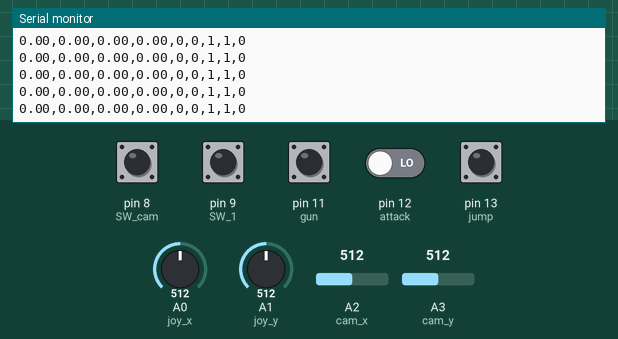
Simulated run of this sketch. Board: Arduino Uno, built with avr-gcc and run on an emulated ATmega328P. Shown: the last lines printed to the serial monitor. The test bench sets the inputs (shaded band); at power-on: pin 8 (SW_cam), pin 9 (SW_1), pin 11 (gun), pin 13 (jump) HIGH, pin 12 (attack) LOW, A0 (joy_x) = 512, A1 (joy_y) = 512, A3 (cam_y) = 512, A2 (cam_x) = 512.

Above: at 1.2 s.
1.3 s: A0 (joy_x) set to 501
At 2.4 s:
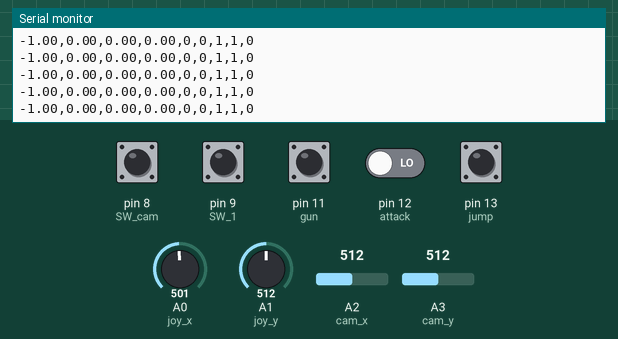
4.3 s: A1 (joy_y) set to 493
At 4.9 s:
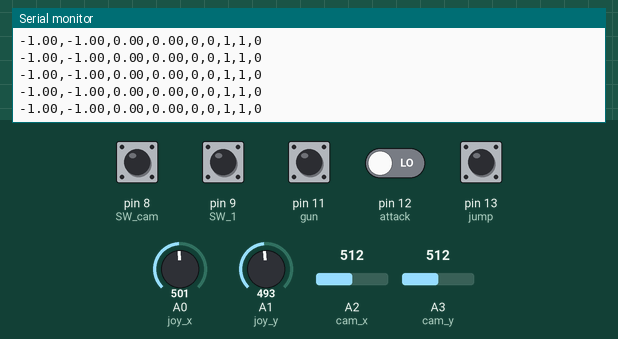
7.3 s: A3 (cam_y) set to 502
At 7.9 s:
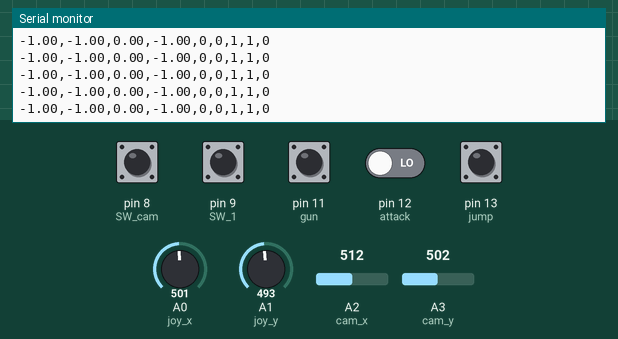

The sketch:

HackCU.ino
```cpp
//Input pins for switch
#define SW_1 9
#define SW_cam 8

#define jump 13
#define attack 12
#define gun 11

//Input pins for joystic
#define joy_x A0
#define joy_y A1

//Input pins for camera
#define cam_x A2
#define cam_y A3

void setup(){
  Serial.begin(9600);

  pinMode(SW_1, INPUT_PULLUP);
  pinMode(SW_cam, INPUT_PULLUP);

  pinMode(jump, INPUT_PULLUP);
  pinMode(gun, INPUT_PULLUP);
  pinMode(attack, INPUT);

  pinMode(joy_x, INPUT);
  pinMode(joy_y, INPUT);

  pinMode(cam_x, INPUT);
  pinMode(cam_y, INPUT);
}

void loop(){
  //Reading the x, y values for joystic
  float joy_rx= analogRead(joy_x);
  float joy_ry= analogRead(joy_y);

  //Reading the x, y values for camera
  float cam_rx= analogRead(cam_x);
  float can_ry= analogRead(cam_y);

  //Mapping the values of joystic
  joy_rx= map(joy_rx, 0, 1023, -10, 10);
  //Max: -1
  //Mid: -4
  //Min: -7

  joy_ry= map(joy_ry, 0, 1023, -10, 10);
  //Max: -2
  //Mid: -4
  //Min: -6

  //Mapping the values of camera
  cam_rx= map(cam_rx, 0, 1023, -10, 10);
  //Max: 2
  //Mid: -4
  //Min: -10
  can_ry= map(can_ry, 0, 1023, -10, 10);
  //Max: 2
  //Mid: -4
  //Min: -10

  //Sending values in a CSV format to
  //Format: j1x, j1y, camx, camy, sw1, sw2
 Serial.print(joy_rx);
  Serial.print(",");
 Serial.print(joy_ry);
  Serial.print(",");

 Serial.print(cam_rx);
  Serial.print(",");
   Serial.print(can_ry);
  Serial.print(",");

  Serial.print(!digitalRead(SW_1));
  Serial.print(",");
  Serial.print(!digitalRead(SW_cam));
  Serial.print(",");
  Serial.print(digitalRead(jump));
  Serial.print(",");
  Serial.print(digitalRead(gun));
  Serial.print(",");
  Serial.print(digitalRead(attack));

  Serial.print("\r\n");
  Serial.flush();

}
```

Measured:
- after the input at 1.3 s, the serial monitor: prints a new line at once (image 1)
- after the input at 4.3 s, the serial monitor: prints a new line at once (image 2)
- after the input at 7.3 s, the serial monitor: prints a new line at once (image 3)
